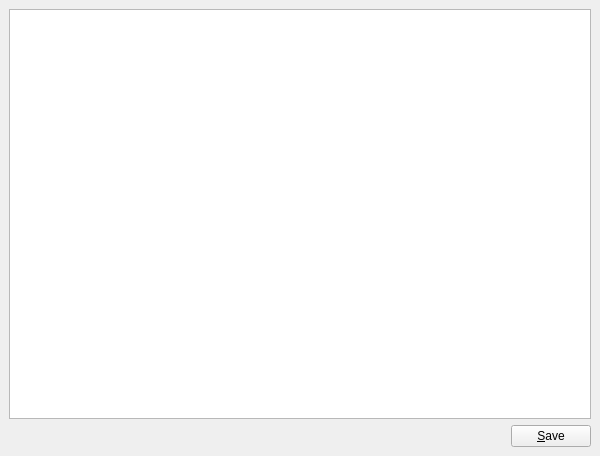
<?xml version="1.0" encoding="UTF-8"?>
<ui version="4.0">
 <class>ProjectedCoordDlg</class>
 <widget class="QDockWidget" name="ProjectedCoordDlg">
  <property name="geometry">
   <rect>
    <x>0</x>
    <y>0</y>
    <width>600</width>
    <height>456</height>
   </rect>
  </property>
  <property name="minimumSize">
   <size>
    <width>400</width>
    <height>300</height>
   </size>
  </property>
  <property name="allowedAreas">
   <set>Qt::BottomDockWidgetArea</set>
  </property>
  <property name="windowTitle">
   <string>Projected coordinates</string>
  </property>
  <widget class="QWidget" name="dockWidgetContents">
   <layout class="QVBoxLayout" name="verticalLayout">
    <item>
     <widget class="QTableWidget" name="tableEmbeddedDimensions">
      <property name="sizePolicy">
       <sizepolicy hsizetype="Expanding" vsizetype="Expanding">
        <horstretch>0</horstretch>
        <verstretch>10</verstretch>
       </sizepolicy>
      </property>
      <property name="dragEnabled">
       <bool>true</bool>
      </property>
      <property name="alternatingRowColors">
       <bool>true</bool>
      </property>
      <property name="cornerButtonEnabled">
       <bool>true</bool>
      </property>
      <property name="rowCount">
       <number>0</number>
      </property>
      <property name="columnCount">
       <number>0</number>
      </property>
      <attribute name="horizontalHeaderVisible">
       <bool>false</bool>
      </attribute>
      <attribute name="horizontalHeaderCascadingSectionResizes">
       <bool>false</bool>
      </attribute>
      <attribute name="horizontalHeaderDefaultSectionSize">
       <number>100</number>
      </attribute>
      <attribute name="horizontalHeaderShowSortIndicator" stdset="0">
       <bool>false</bool>
      </attribute>
      <attribute name="horizontalHeaderStretchLastSection">
       <bool>false</bool>
      </attribute>
      <attribute name="verticalHeaderVisible">
       <bool>false</bool>
      </attribute>
      <attribute name="verticalHeaderShowSortIndicator" stdset="0">
       <bool>false</bool>
      </attribute>
     </widget>
    </item>
    <item>
     <layout class="QHBoxLayout" name="horizontalLayout">
      <item>
       <spacer name="horizontalSpacer">
        <property name="orientation">
         <enum>Qt::Horizontal</enum>
        </property>
        <property name="sizeHint" stdset="0">
         <size>
          <width>40</width>
          <height>20</height>
         </size>
        </property>
       </spacer>
      </item>
      <item>
       <widget class="QPushButton" name="btnSave">
        <property name="text">
         <string>&amp;Save</string>
        </property>
       </widget>
      </item>
     </layout>
    </item>
   </layout>
  </widget>
 </widget>
 <resources/>
 <connections/>
</ui>
